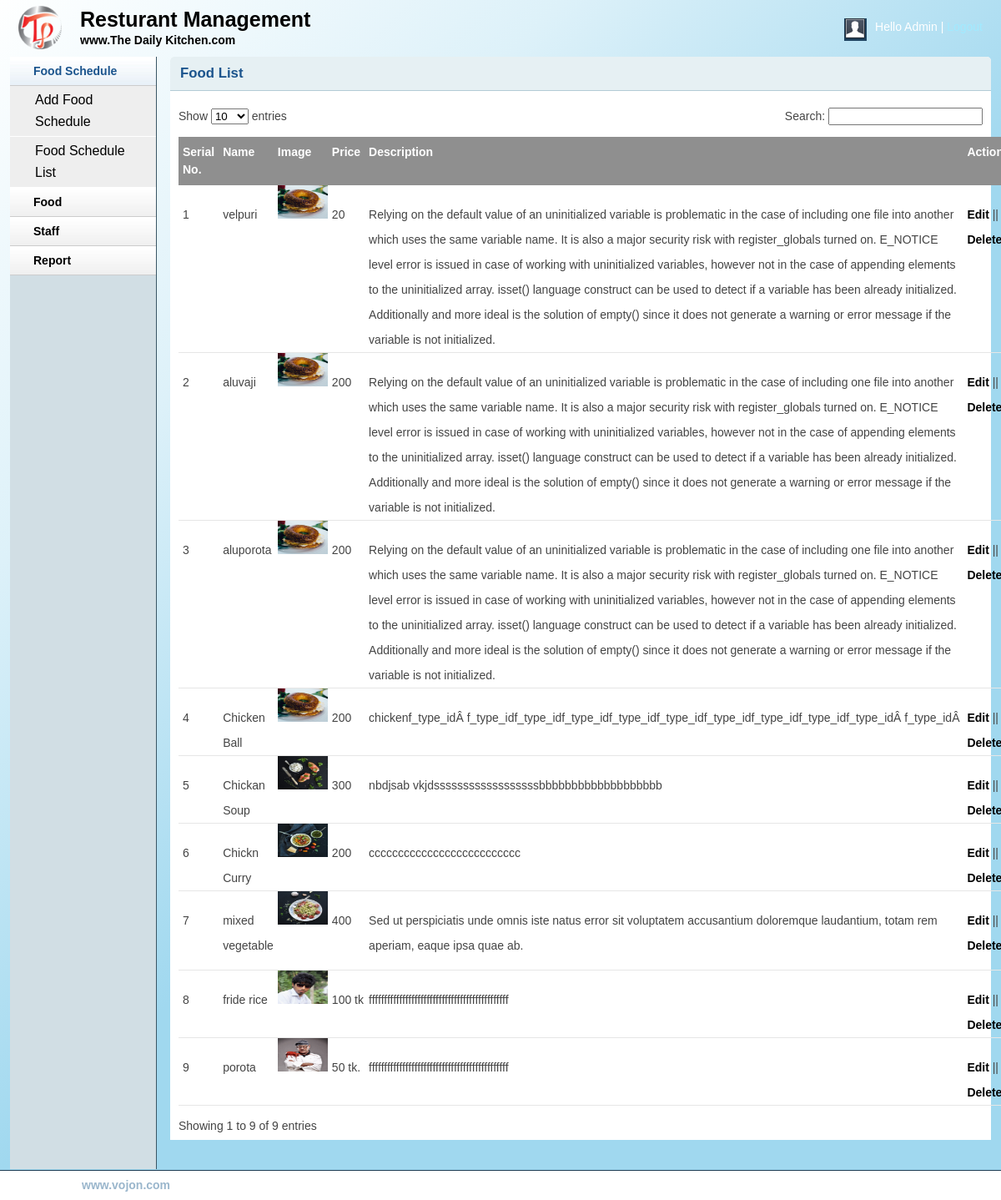
Screenshot of /admin/food_list.php with the database file from the repository.
### tables this page shows
CREATE TABLE IF NOT EXISTS `tbl_food` (
`f_name_id` int(11) NOT NULL,
  `f_name` varchar(100) NOT NULL,
  `f_type_id` varchar(100) NOT NULL,
  `f_price` varchar(100) NOT NULL,
  `f_image` text NOT NULL,
  `f_details` text NOT NULL
);

### admin/classes/base.php (called while the page is built)
<?php
class Database{
	private $hostdb= "localhost";
	private $userdb= "root";
	private $passdb= "";
	private $namedb= "db_restaurant";
	protected $pdo;
	 function __construct(){
		  if(!isset($this->pdo)){
    try{
	  $link = new PDO("mysql:host=".$this->hostdb.";dbname=".$this->namedb,$this->userdb, $this->passdb);
		$link->setAttribute(PDO::ATTR_ERRMODE, PDO::ERRMODE_EXCEPTION);
		$this->pdo=$link ;
	  }
	  catch(PDOException $e)
   {
   echo "Connection failed: " . $e->getMessage();
   }
		  }
	}
 }
?>

### admin/classes/FoodClass.php (called while the page is built, shortened)
<?php
    $filepath = realpath(dirname(__FILE__));
    include_once ($filepath.'/base.php');
?>
<?php
class Fooddd extends Database{
public function getAllFood(){
	$sql="SELECT * FROM tbl_food ORDER BY f_name_id DESC";
	$query=$this->pdo->prepare($sql);
	$query->execute();
	$result=$query->fetchAll();
	return $result;
}
}
?>

### admin/food_list.php (the view, shortened to what this page needs)
<?php include 'inc/header.php';?>
<?php include 'inc/sidebar.php';?>
<?php include 'classes/base.php';?>
<?php include 'classes/FoodClass.php';?>
<?php
  $food = new Fooddd();
?>
        <div class="grid_10">
            <div class="box round first grid">
                <h2>Food List</h2>
                <div class="block">
                    <table class="data display datatable" id="example">
					<thead>
						<tr>
							<th>Serial No.</th>
							<th> Name</th>
							<th>Image</th>
              <th>Price</th>
              <th>Description</th>
							<th>Action</th>
						</tr>
					</thead>
					<tbody>
            <?php
              $getFood = $food->getAllFood();
					if($getFood){
						 $i=0;
					foreach ($getFood as $data) {
						 $i++;
            ?>
						<tr class="odd gradeX">
							<td><?php echo $i; ?></td>
							<td><?php echo $data['f_name']; ?></td>
              <td><img src="<?php echo $data['f_image']; ?>" height="40px" width="60px" /></td>
							<td><?php echo $data['f_price']; ?></td>
							<td><?php echo $data['f_details']; ?></td>
							<td><a href="food_edit.php?food_id=<?php echo $data['f_name_id']; ?>">Edit</a> || <a onclick="return confirm('Are u sure to delete!')" href="?del_food=<?php echo $data['f_name_id']; ?>">Delete</a></td>
						</tr>
            <?php } }?>
					</tbody>
				</table>
               </div>
            </div>
        </div>
<?php include 'inc/footer.php';?>

### admin/css/layout.css (style rules this page uses)
body { background: #fff none repeat scroll 0 0; color: #444; font-size: 14px; padding: 0; }
a { color: #000; font-weight:bold; text-decoration: none; }
h1, h2, h3, h4, h5, h6 { line-height:1.2em; margin-bottom:.3em; }
h2 { margin-top:1em; }
.box { background:#fff; margin-bottom:20px; padding:10px 10px 10px 10px; margin-left:-8px; }
.box.grid { padding-bottom:40px; }
.box.round { -moz-border-radius: 5px 5px 0px 0px; -webkit-border-radius: 5px 5px 0px 0px; border-radius: 5px 5px 0px 0px; }
.box h2 { font-size:1.2em; font-weight:bold; color:#1B548D; background:#E6F0F3; margin:-10px -10px 0 -10px; padding:10px 12px; border-bottom:1px solid #B3CBD6; -moz-border-radius: 5px 5px 0px 0px; -webkit-border-radius: 5px 5px 0px 0px; border-radius: 5px 5px 0px 0px; }
.box.first { min-height: 406px; }
.block { padding-top:20px; }
p { margin-bottom:1em; }
.block { padding-bottom:1px; }
table.display { margin: 0 auto; clear: both; width: 100%; }
table.display th { background:#8f8f8f; }
.sorting_asc { background: #8f8f8f url(../img/table/sort_asc.png) no-repeat center right; padding:8px 5px; text-align:left; color:#fff; }
.sorting { background:#8f8f8f url(../img/table/sort_both.png) no-repeat center right; padding:8px 5px; text-align:left; color:#fff; }
tr.odd { height: 30px; line-height: 30px; border-bottom:1px solid #e6e6e6; }
tr.even { height: 30px; line-height: 30px; border-bottom:1px solid #e6e6e6; }
tr.odd td, tr.even td { padding-left:5px; }

### rows the page displays
tbl_food: f_name "velpuri", f_price "20", f_details "Relying on the default value of an uninitialized variable is problematic in the case of including one file into another which uses the same variable name. It is also a major security risk with register_globals turned on. E_NOTICE level error is issued in case of working with uninitialized variables, however not in the case of appending elements to the uninitialized array. isset() language construct can be used to detect if a variable has been already initialized. Additionally and more ideal is the solution of empty() since it does not generate a warning or error message if the variable is not initialized."
tbl_food: f_name "aluvaji", f_price "200", f_details "Relying on the default value of an uninitialized variable is problematic in the case of including one file into another which uses the same variable name. It is also a major security risk with register_globals turned on. E_NOTICE level error is issued in case of working with uninitialized variables, however not in the case of appending elements to the uninitialized array. isset() language construct can be used to detect if a variable has been already initialized. Additionally and more ideal is the solution of empty() since it does not generate a warning or error message if the variable is not initialized."
tbl_food: f_name "aluporota", f_price "200", f_details "Relying on the default value of an uninitialized variable is problematic in the case of including one file into another which uses the same variable name. It is also a major security risk with register_globals turned on. E_NOTICE level error is issued in case of working with uninitialized variables, however not in the case of appending elements to the uninitialized array. isset() language construct can be used to detect if a variable has been already initialized. Additionally and more ideal is the solution of empty() since it does not generate a warning or error message if the variable is not initialized."
tbl_food: f_name "Chicken Ball", f_image (picture), f_price "200", f_details "chicken f_type_idÂ f_type_id f_type_id f_type_id f_type_id f_type_id f_type_id f_type_id f_type_id f_type_id Â f_type_idÂ"
tbl_food: f_name "Chickan Soup", f_image (picture), f_price "300", f_details "nbdjsab vkjdssssssssssssssssssbbbbbbbbbbbbbbbbbbb"
tbl_food: f_name "Chickn Curry", f_image (picture), f_price "200", f_details "cccccccccccccccccccccccccc"
tbl_food: f_name "mixed vegetable", f_image (picture), f_price "400", f_details "Sed ut perspiciatis unde omnis iste natus error sit voluptatem accusantium doloremque laudantium, totam rem aperiam, eaque ipsa quae ab."
tbl_food: f_name "fride rice", f_image (picture), f_price "100 tk", f_details "ffffffffffffffffffffffffffffffffffffffffffffff"
tbl_food: f_name "porota", f_image (picture), f_price "50 tk.", f_details "ffffffffffffffffffffffffffffffffffffffffffffff"
